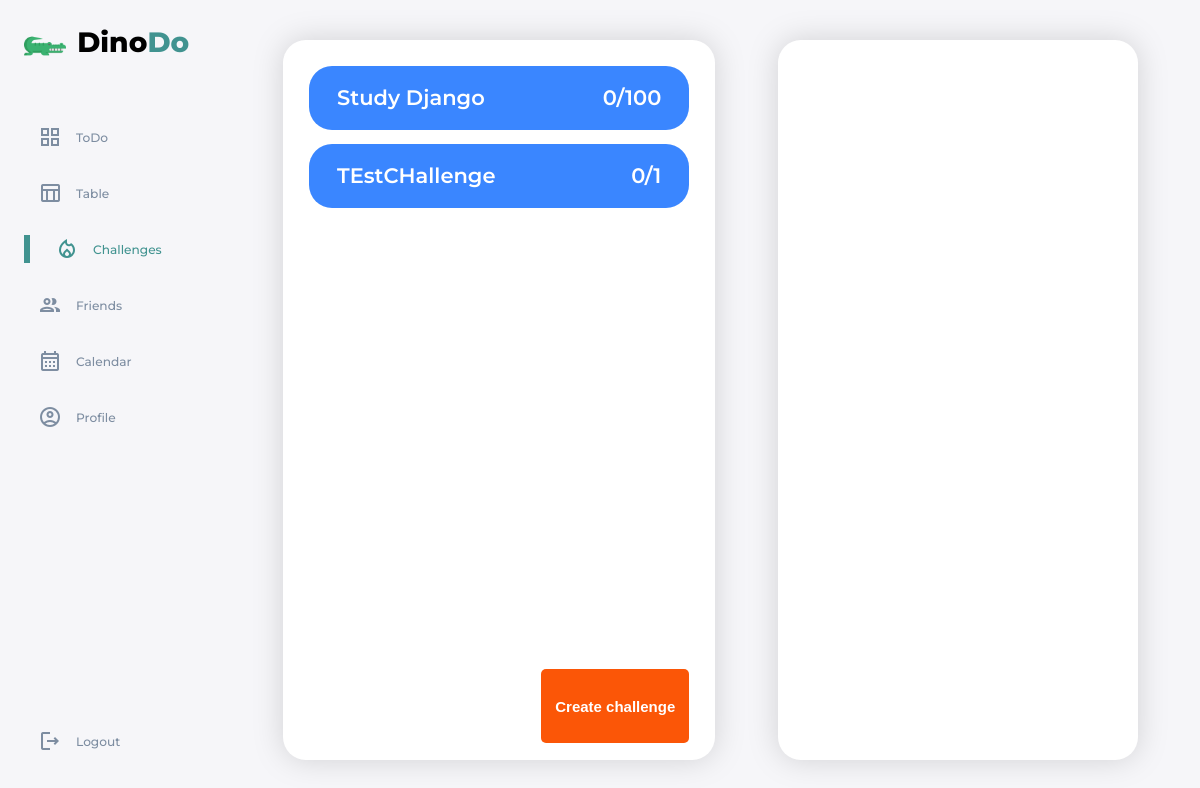
/challenges/ (signed in), run on an earlier commit of the app's database.
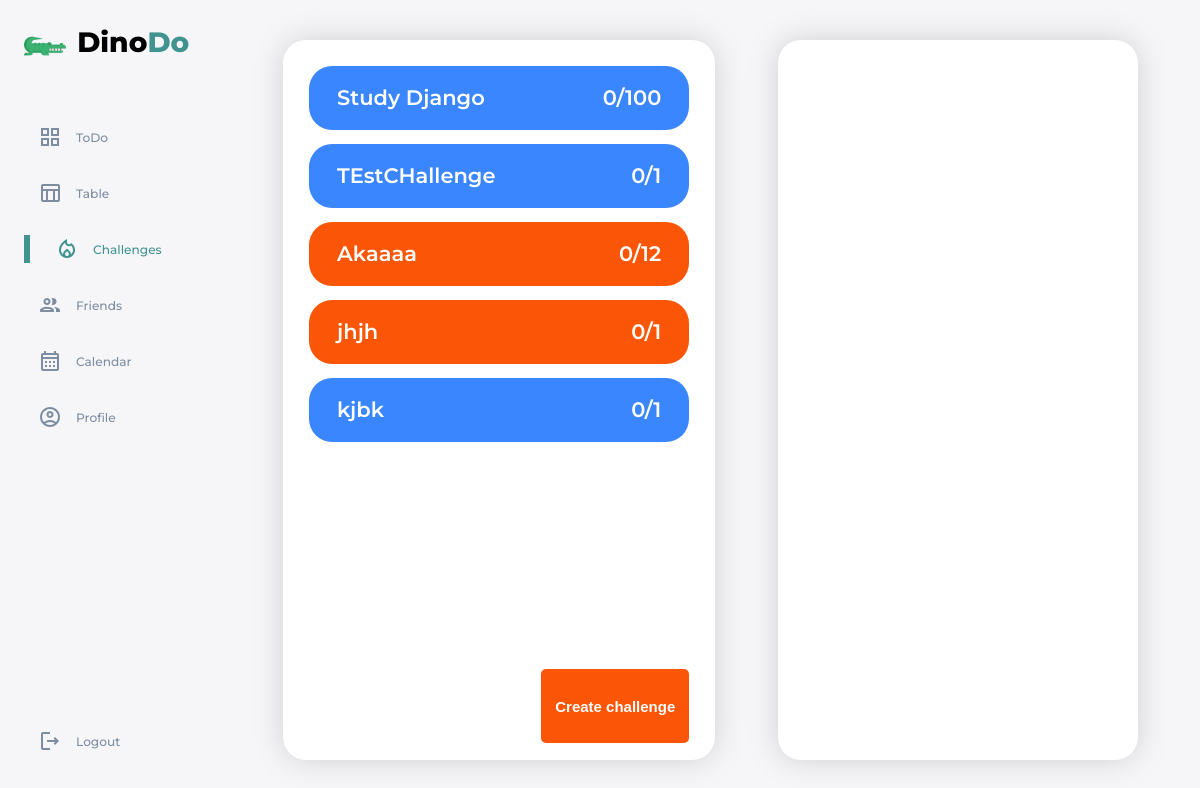
And on a later commit of the database.
### main/models.py (models this page shows, shortened)
class UserChallenge(models.Model):
    participant = models.ForeignKey(User, on_delete=models.CASCADE)
    challenge = models.ForeignKey(Challenge, on_delete=models.CASCADE)
    self_hours = models.IntegerField(null=False, default=0)
    is_finished = models.BooleanField(null=False, default=False)

class Challenge(models.Model):
    COLOR_CHOICES = [
        ('#ffbe0b', 'Amber'),
        ('#fb5607', 'Orange Pantone'),
        ('#FF006E', 'Winter Sky'),
        ('#8338EC', 'Blue Violet'),
        ('#3A86FF', 'Azure'),
    ]
    creator = models.ForeignKey(User, on_delete=models.PROTECT, related_name='user_creator')
    title = models.CharField(max_length=255, blank=False, null=False)
    description = models.TextField(blank=True, null=False)
    hours = models.IntegerField(blank=False, null=False, default=1)
    participants = models.ManyToManyField(User, through='UserChallenge', related_name='user_participant')
    reward = models.IntegerField(blank=False,null=False, default=0)
    color = models.CharField(max_length=7, choices=COLOR_CHOICES, blank=True, null=False, default='#3A86FF')
    def __str__(self):
        return self.title

### main/views.py (the view, shortened to what this page needs)
# urls.py: path('challenges/', views.challenges, name='challenges'),
@login_required(login_url='login', redirect_field_name='')
def challenges(request):
    challenge_form = ChallengeCreationForm()
    my_challenges = Challenge.objects.filter(participants=request.user)
    challenges1 = UserChallenge.objects.filter(participant=request.user)
    challenge_relationship = ChallengeRelationship.objects.filter(receiver=request.user.profile).filter(status='send')
    context = {'challenge_form': challenge_form, 'challenge_relationship': challenge_relationship, 'my_challenges': my_challenges, 'challenges':challenges1}
    return render(request, 'main/challenges.html', context=context)

### main/models.py (called while the page is built)
    def get_friends(self):
        return self.friends.all()

### main/templates/main/challenges.html (shortened to what this page needs)
{% extends 'main/base.html' %}
{% load static %}
{% block cssjs %}
<link rel="stylesheet" href="{% static 'main/challenges.css' %}">
{% endblock %}
{% block content %}
  <div class="challenge-main">
    <div class="challenge-main-left">
      <div class="challenge-main-card">
        <div class="challenge-card-top">
          {% for challenge in challenges %}
          <div class="challenge-card-main" style="background-color: {{challenge.challenge.color}};">
            <span>{{challenge.challenge}}</span>
            <div class="card-cel">
              <span>{{challenge.self_hours}}/{{challenge.challenge.hours}}</span>
            </div>
          </div>
          {% endfor %}
        </div>
        <div class="challenge-card-bottom">
          <button id="show_create" onclick="nada()">
            Create challenge
          </button>
        </div>
      </div>
    </div>
    <div class="challenge-main-right">
      <div class="challenge-main-right-card">
      </div>
    </div>
  </div>
{% endblock %}

What changed in the data, as far as the page shows it:
added UserChallenge: challenge "Akaaaa", self_hours "0", challenge.hours "12"
added UserChallenge: challenge "jhjh", self_hours "0", challenge.hours "1"
added UserChallenge: challenge "kjbk", self_hours "0", challenge.hours "1"
